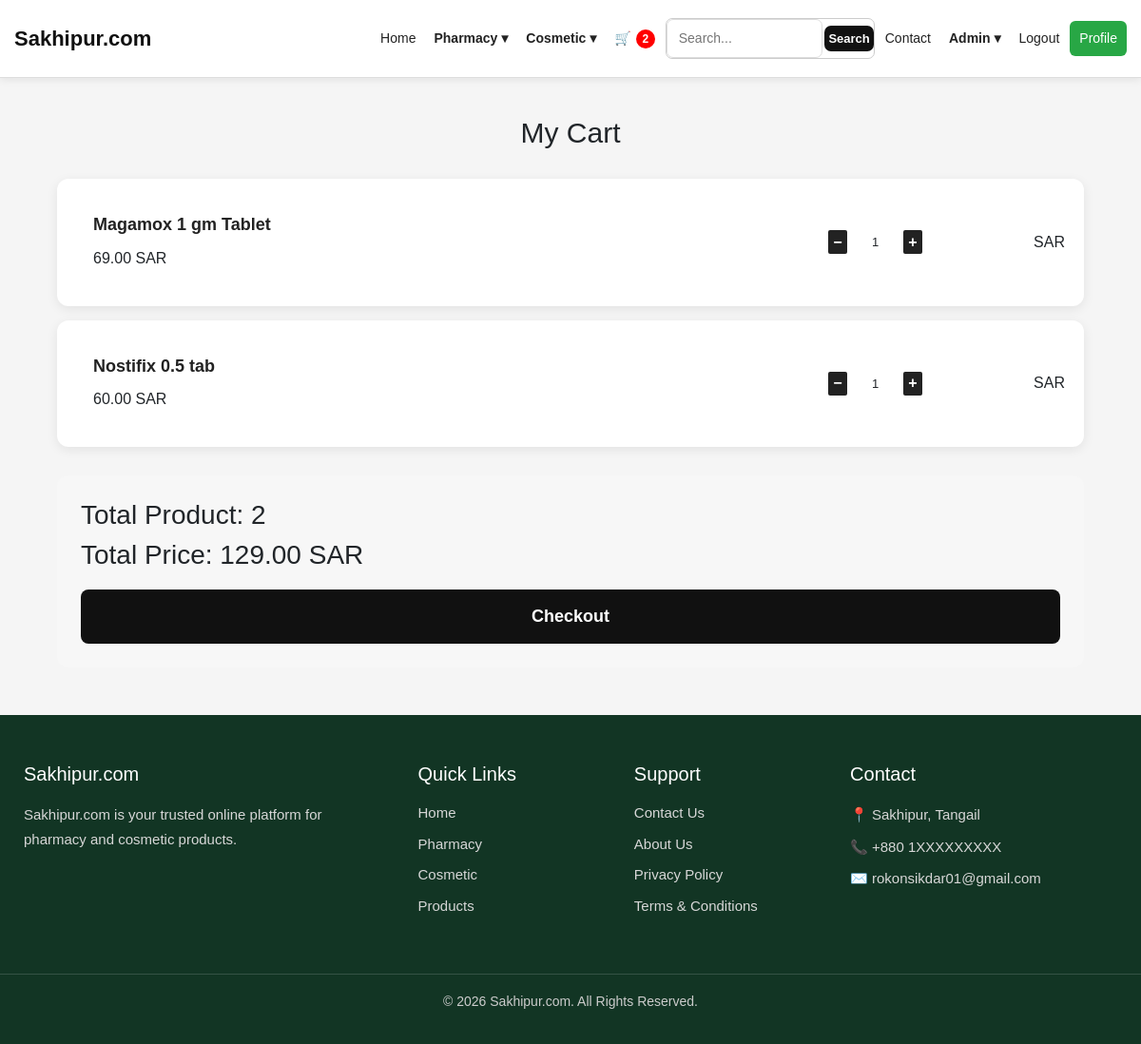
Page /mycart/ (signed in) on the committed database.
### myapp/models.py (models this page shows, shortened)
class Cart(models.Model):
    user = models.ForeignKey(User, on_delete=models.CASCADE)
    product = models.ForeignKey(Product, on_delete=models.CASCADE)
    quantity = models.PositiveIntegerField(default=1)

class Product(models.Model):
    name = models.CharField(max_length=200)
    location = models.CharField(max_length=25, null=True, blank=True)
    date = models.DateField(null=True, blank=True)
    expired = models.DateField(null=True, blank=True)
    quantity = models.PositiveIntegerField(default=0)
    price = models.DecimalField(max_digits=10, decimal_places=2)
    discount = models.DecimalField(max_digits=10, decimal_places=2, null=True, blank=True, default=0)
    image = models.ImageField(upload_to="products/", blank=True, null=True)
    created_at = models.DateTimeField(auto_now_add=True)
    updated_at = models.DateTimeField(auto_now=True)

### myapp/views.py (the view)
# urls.py: path('mycart/', views.mycart, name='mycart'),
@login_required(login_url='login')
def mycart(request):
    cart_items = Cart.objects.filter(user=request.user)
    total_product = 0
    total_price = 0
    for item in cart_items:
        total_product += item.quantity
        total_price += item.product.price * item.quantity
    return render(request, 'mycart.html', {
        'cart_items': cart_items,
        'total_product': total_product,
        'total_price': total_price,
    })

### templates/mycart.html (shortened to what this page needs)
    {% extends "index.html" %}
{% block content %}
<div class="cart-container">
    <h2>My Cart</h2>
    {% if cart_items %}
        {% for item in cart_items %}
        <div class="cart-item">
            <div class="product-info">
                <div>
                    <h3>{{ item.product.name }}</h3>
                    <p>{{ item.product.price }} SAR</p>
                </div>
            </div>
            <div class="quantity-box">
                <a href="{% url 'cart_quantity_minuss' item.id %}">
                    −
                </a>
                <span>{{ item.quantity }}</span>
                <a href="{% url 'cart_quantity_pluss' item.id %}">
                    +
                </a>
            </div>
            <div class="item-total">
                {{ item.total_price }} SAR
            </div>
        </div>
        {% endfor %}
        <div class="cart-summary">
            <h3>
                Total Product:
                <span>{{ total_product }}</span>
            </h3>
            <h3>
                Total Price:
                <span>{{ total_price }} SAR</span>
            </h3>
            <a href="{% url 'checkout' %}" class="checkout-btn">
                Checkout
            </a>
        </div>
    {% else %}
        <div class="empty-cart">
            <h3>Your cart is empty</h3>
            <a href="{% url 'index' %}" class="shop-btn">Continue Shopping</a>
        </div>
    {% endif %}
</div>
{% endblock %}

### static/css/style.css (style rules this page uses)
* { margin: 0; padding: 0; box-sizing: border-box; }
html, body { width: 100%; max-width: 100%; overflow-x: hidden; }
body { font-family: Arial, sans-serif; }

### static/css/listproduct.css (style rules this page uses)
* { margin: 0; padding: 0; box-sizing: border-box; }
body { width: 100%; max-width: 100%; overflow-x: hidden; font-family: Arial, sans-serif; background: #f4f6f8; }
div .quantity-box { display: flex; align-items: center; width: auto; }
.quantity-box a { width: 20px; height: 25px; display: flex; align-items: center; justify-content: center; background: #222; color: white; font-weight: 700; text-decoration: none; border-radius: 2px; }
.quantity-box span { font-weight: 100 !important; font-size: small !important; }

### static/css/login.css (style rules this page uses)
* { margin: 0; padding: 0; box-sizing: border-box; }
body { font-family: Arial, sans-serif; background: #f2f4f7; }

### staticfiles/css/addcart.css (style rules this page uses)
* { margin: 0; padding: 0; box-sizing: border-box; }
body { background: #f5f5f5; font-family: Arial, sans-serif; }
.cart-container { width: 90%; max-width: 1100px; margin: 40px auto; }
.cart-container h2 { text-align: center; margin-bottom: 30px; font-size: 30px; }
.cart-item { display: flex; align-items: center; justify-content: space-between; gap: 20px; padding: 20px; margin-bottom: 15px; background: #fff; border-radius: 12px; box-shadow: 0 3px 12px rgba(0,0,0,0.08); }
.product-info { display: flex; align-items: center; gap: 15px; flex: 1; }
.product-info h3 { margin: 0 0 8px; }
.product-info p { margin: 0; }
.quantity-box { display: flex; align-items: center; gap: 12px; }
.quantity-box span { min-width: 35px; text-align: center; font-size: 18px; font-weight: bold; }
.item-total { min-width: 130px; text-align: right; }
.cart-summary { margin-top: 30px; padding: 25px; background: #f7f7f7; border-radius: 12px; }
.checkout-btn { display: block; width: 100%; padding: 15px; margin-top: 20px; text-align: center; background: #111; color: white; text-decoration: none; border-radius: 8px; font-size: 18px; font-weight: bold; }

### static/css/index.css (style rules this page uses)
.product-info { padding: 18px; }
.product-info h3 { margin: 0 0 12px; font-size: 18px; font-weight: 600; color: #222; white-space: nowrap; overflow: hidden; text-overflow: ellipsis; }

### rows in the picture
Cart: product.name "Magamox 1 gm Tablet", product.price "69.00", quantity "1"
Cart: product.name "Nostifix 0.5 tab", product.price "60.00", quantity "1"

### other values in the picture
{{ total_product }} "2"
{{ total_price }} "129.00"
